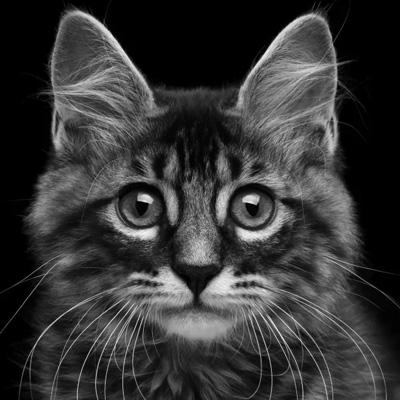
#> input picture Images/cat_bw.jpg, 400 x 400 px
$ python BoxFilter3.py
#> lines starting #> are read from the running program, lines starting #| are printed output that depends on the picture
import numpy as np
import cv2
import time
from pathlib import Path

img_path = str(Path(__file__).parent.parent / 'Images/cat_bw.jpg')
img = cv2.imread(img_path, cv2.IMREAD_GRAYSCALE)
#> img is the input picture: shape (400, 400); min 0, max 243, mean 53.5
img_out = img.copy()
height = img.shape[0]
#> height = 400
width = img.shape[1]
#> width = 400

start_time = time.time()
for i in range(3, height - 3):
    for j in range(3, width - 3):
        img_out[i, j] = int(np.sum(img[i-3:i+4, j-3:j+4]) / 49.0)
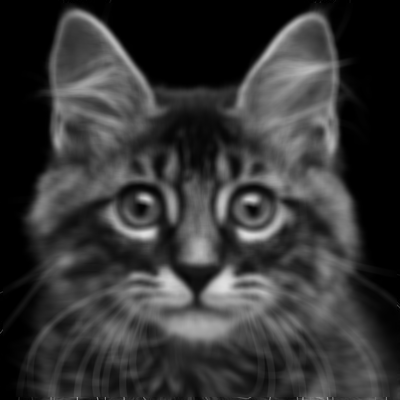
#> img_out: shape (400, 400); min 0, max 223, mean 53.1

img_out = np.array(img_out, dtype=np.uint8)
elapsed_time = time.time() - start_time
print(elapsed_time)

cv2.imshow('image', img_out)
cv2.waitKey(0)
cv2.destroyAllWindows()

$ run again, with Images/210088.jpg copied over Images/cat_bw.jpg
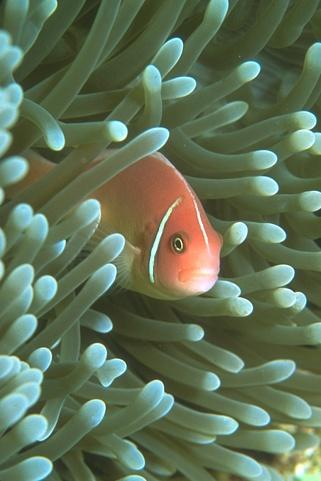
#> input picture Images/210088.jpg, 321 x 481 px
#> `img = cv2.imread(img_path, cv2.IMREAD_GRAYSCALE)`:
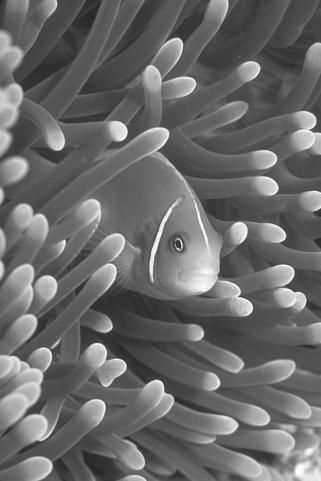
#> img: shape (481, 321); min 27, max 255, mean 105.7
#> after the loop `for i in range(3, height - 3):`:
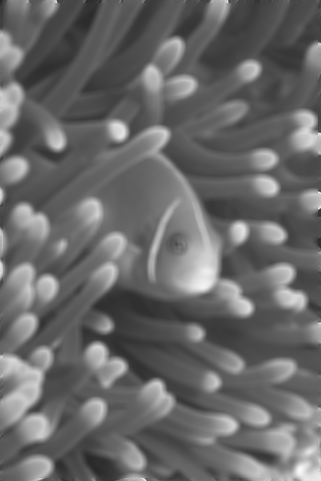
#> img_out: shape (481, 321); min 35, max 249, mean 105.2

$ run again, with Images/302008.jpg copied over Images/cat_bw.jpg
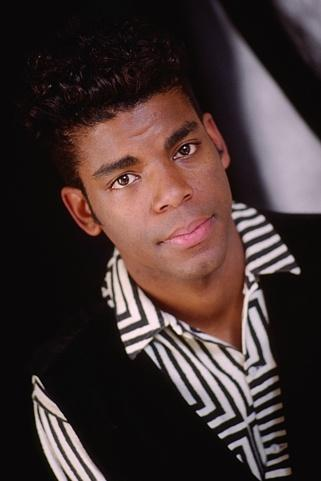
#> input picture Images/302008.jpg, 321 x 481 px
#> `img = cv2.imread(img_path, cv2.IMREAD_GRAYSCALE)`:
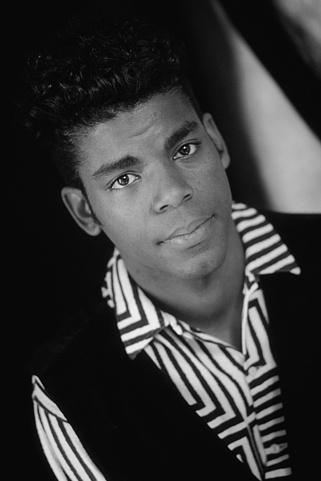
#> img: shape (481, 321); min 0, max 253, mean 56.4
#> after the loop `for i in range(3, height - 3):`:
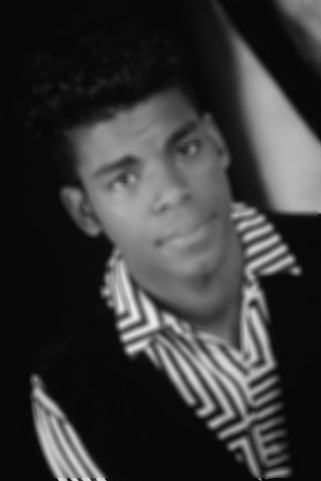
#> img_out: shape (481, 321); min 0, max 234, mean 56

$ run again, with Images/69015.jpg copied over Images/cat_bw.jpg
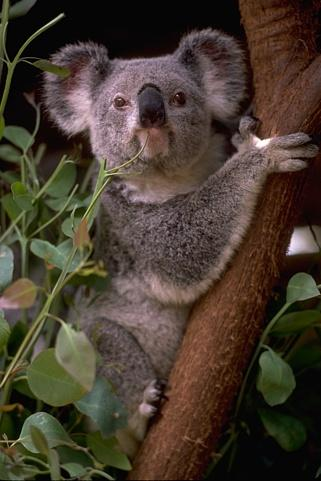
#> input picture Images/69015.jpg, 321 x 481 px
#> `img = cv2.imread(img_path, cv2.IMREAD_GRAYSCALE)`:
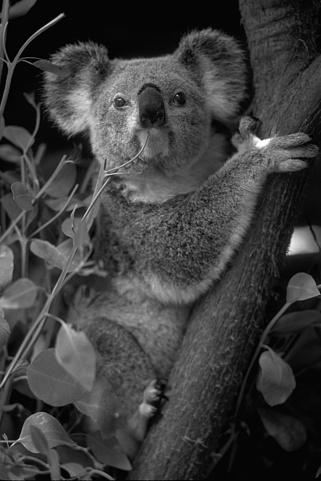
#> img: shape (481, 321); min 0, max 255, mean 61.5
#> after the loop `for i in range(3, height - 3):`:
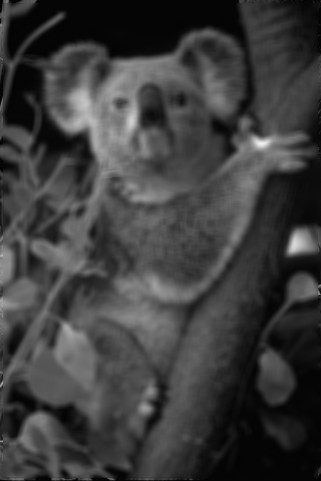
#> img_out: shape (481, 321); min 0, max 242, mean 61.1
